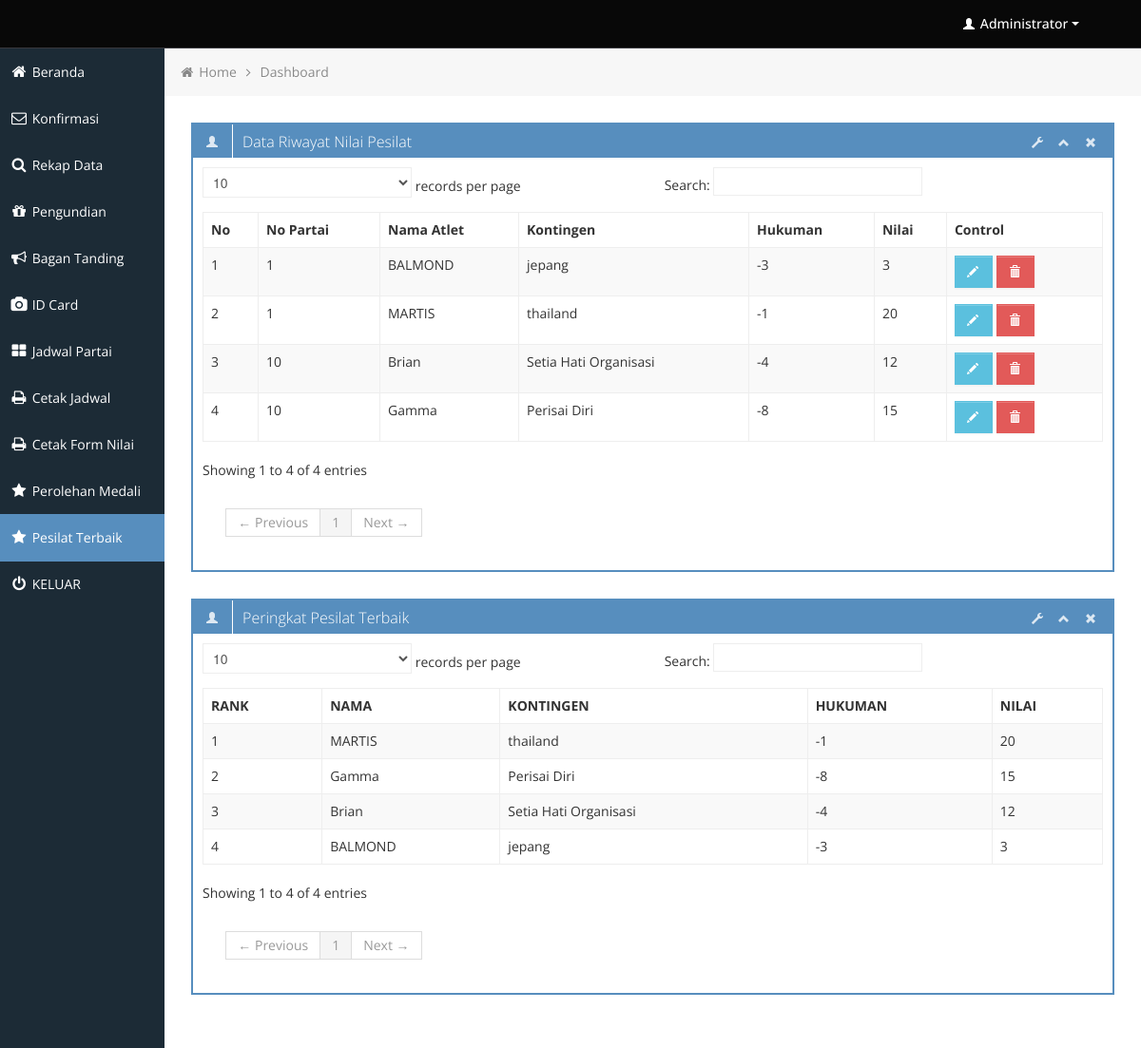
The app's page /backend/mvp.php (signed in) with its own data.
### tables this page shows
CREATE TABLE `nilai_atlet` (
  `id_nilaiatlet` int(11) NOT NULL,
  `no_partai` varchar(5) NOT NULL,
  `nama` varchar(75) NOT NULL,
  `kontingen` varchar(100) NOT NULL,
  `hukuman` varchar(5) NOT NULL DEFAULT '0',
  `nilai` varchar(5) NOT NULL DEFAULT '0'
);

### backend/mvp.php (the view, shortened to what this page needs)
<?php
	include 'includes/connection.php';
	$sqlriwayatnilai = "SELECT * FROM nilai_atlet ORDER BY no_partai ASC";
	$riwayatnilai = mysqli_query($koneksi, "$sqlriwayatnilai");
	$sqlatletmvp = "SELECT nama,kontingen, SUM(hukuman) as total_hukuman, SUM(nilai) as total_nilai from nilai_atlet GROUP BY kontingen,nama ORDER BY SUM(nilai) DESC";
	$datamvp = mysqli_query($koneksi, "$sqlatletmvp");
?>
<div class="row-fluid sortable">
	<div class="box span12">
		<div class="box-header" data-original-title>
			<h2><i class="halflings-icon white user"></i><span class="break"></span>Data Riwayat Nilai Pesilat</h2>
			<div class="box-icon">
				<a href="#" class="btn-setting"><i class="halflings-icon white wrench"></i></a>
				<a href="#" class="btn-minimize"><i class="halflings-icon white chevron-up"></i></a>
				<a href="#" class="btn-close"><i class="halflings-icon white remove"></i></a>
			</div>
		</div>
		<div class="box-content">
			<table class="table table-striped table-bordered bootstrap-datatable datatable">
				<thead>
					<tr>
						<th>No</th>
						<th>No Partai</th>
						<th>Nama Atlet</th>
						<th>Kontingen</th>
						<th>Hukuman</th>
						<th>Nilai</th>
						<th>Control</th>
					</tr>
				</thead>
				<tbody>
					<?php $no=0; while($datanilai = mysqli_fetch_array($riwayatnilai)) { $no++;?>
					<tr>
						<td><?php echo $no; ?></td>
						<td><?php echo $datanilai['no_partai']; ?></td>
						<td><?php echo $datanilai['nama']; ?></td>
						<td><?php echo $datanilai['kontingen']; ?></td>
						<td><?php echo $datanilai['hukuman']; ?></td>
						<td><?php echo $datanilai['nilai']; ?></td>
						<td>
							<a class="btn btn-info" href="edit_nilai_atlet.php?id_nilaiatlet=<?php echo $datanilai['id_nilaiatlet'];?>">
								<i class="halflings-icon white pencil"></i>
							</a>
							<a class="btn btn-danger" onclick="return confirmDel()" href="admin_del_nilaiatlet.php?id_nilaiatlet=<?php echo $datanilai['id_nilaiatlet'];?>">
								<i class="halflings-icon white trash"></i>
							</a>
						</td>
					</tr>
					<?php } ?>
				</tbody>
			</table>
		</div>
	</div>
</div>
<div class="row-fluid sortable">
	<div class="box span12">
		<div class="box-header" data-original-title>
			<h2><i class="halflings-icon white user"></i><span class="break"></span>Peringkat Pesilat Terbaik</h2>
			<div class="box-icon">
				<a href="#" class="btn-setting"><i class="halflings-icon white wrench"></i></a>
				<a href="#" class="btn-minimize"><i class="halflings-icon white chevron-up"></i></a>
				<a href="#" class="btn-close"><i class="halflings-icon white remove"></i></a>
			</div>
		</div>
		<div class="box-content">
			<table class="table table-striped table-bordered bootstrap-datatable datatable">
				<thead>
					<tr>
						<th>RANK</th>
						<th>NAMA</th>
						<th>KONTINGEN</th>
						<th>HUKUMAN</th>
						<th>NILAI</th>
					</tr>
				</thead>
				<tbody>
					<?php $no=0; while($atletmvp = mysqli_fetch_array($datamvp)) { $no++;?>
					<tr>
						<td><?php echo $no; ?></td>
						<td><?php echo $atletmvp['nama']; ?></td>
						<td><?php echo $atletmvp['kontingen']; ?></td>
						<td><?php echo $atletmvp['total_hukuman']; ?></td>
						<td><?php echo $atletmvp['total_nilai']; ?></td>
					</tr>
					<?php } ?>
				</tbody>
			</table>
		</div>
	</div>
</div>

### backend/css/style.css (style rules this page uses)
body { background: #F5F5F5; color: #333; border: none; font-family: 'Open Sans', sans-serif; font-weight: 400; }
a { color: #646464; }
h2 { font-size: 16px; line-height: 16px; }
.box { border: 2px solid #578EBE; background: #fff !important; margin-bottom: 28px; }
.box-header { height: 16px; font-size: 16px; line-height: 16px; padding: 10px; background: #578EBE; -webkit-box-shadow: none; -moz-box-shadow: none; box-shadow: none; overflow: hidden; }
.box-header h2 { float:left; margin-top: 0px; font-weight: 300; }
.box-header .box-icon, .box-header h2 { color:#fff; }
.box-header h2 i { margin: 0px 3px 0px 4px; opacity: .8; filter: alpha(opacity=80); -ms-filter:"progid:DXImageTransform.Microsoft.Alpha(Opacity=80)"; }
.box-header .box-icon { float:right; margin-top: 1px; }
.box-header .box-icon i { -webkit-transition: all 0.1s ease-in-out; -moz-transition: all 0.1s ease-in-out; -o-transition: all 0.1s ease-in-out; -ms-transition: all 0.1s ease-in-out; transition: all 0.1s ease-in-out; opacity: .8; filter: alpha(opacity=80); -ms-filter:"progid:DXImageTransform.Microsoft.Alpha(Opacity=80)"; }
.box-header .box-icon a { margin: 0px 5px; }
.box-content { position: relative; z-index: 50; margin-top: -1px; padding: 10px; background: #fff !important; }
.btn { display: inline-block; padding: 6px 12px; margin-bottom: 0; font-size: 14px; font-weight: 500; line-height: 20px; text-align: center; white-space: nowrap; vertical-align: middle; cursor: pointer; border: 1px solid #a7a9aa; -webkit-border-radius: 0px !important; border-radius: 0px !important; }
.btn i { margin-top: 2px; }
.btn { color: #ffffff; background-color: #a7a9aa; border-color: #a7a9aa; background-image: none; filter: none; text-shadow: none; }
.btn-danger { background-color: #E25A59; border-color: #E25A59; }
.btn-info { background-color: #5bc0de; border-color: #5bc0de; }
.table th, .table td { border-top: 1px solid #eee; }
.table-bordered { border-color: #eee; -webkit-border-radius: 0px !important; -moz-border-radius: 0px !important; border-radius: 0px !important; }
.table-bordered th, .table-bordered td { border-left: 1px solid #eee; }
.table-bordered thead:first-child tr:first-child > th:first-child, .table-bordered tbody:first-child tr:first-child > td:first-child, .table-bordered tbody:first-child tr:first-child > th:first-child { -webkit-border-radius: 0px !important; -moz-border-radius: 0px !important; border-radius: 0px !important; }
.table-bordered thead:first-child tr:first-child > th:last-child, .table-bordered tbody:first-child tr:first-child > td:last-child, .table-bordered tbody:first-child tr:first-child > th:last-child { -webkit-border-radius: 0px !important; -moz-border-radius: 0px !important; border-radius: 0px !important; }
.table-bordered thead:last-child tr:last-child > th:first-child, .table-bordered tbody:last-child tr:last-child > td:first-child, .table-bordered tbody:last-child tr:last-child > th:first-child, .table-bordered tfoot:last-child tr:last-child > td:first-child, .table-bordered tfoot:last-child tr:last-child > th:first-child { -webkit-border-radius: 0px !important; -moz-border-radius: 0px !important; border-radius: 0px !important; }
.table-bordered thead:last-child tr:last-child > th:last-child, .table-bordered tbody:last-child tr:last-child > td:last-child, .table-bordered tbody:last-child tr:last-child > th:last-child, .table-bordered tfoot:last-child tr:last-child > td:last-child, .table-bordered tfoot:last-child tr:last-child > th:last-child { -webkit-border-radius: 0px !important; -moz-border-radius: 0px !important; border-radius: 0px !important; }

### backend/css/halflings.css (style rules this page uses)
html, html .halflings { -webkit-font-smoothing: antialiased !important; }
.halflings-icon { display: inline-block; width: 14px; height: 14px; line-height: 14px; vertical-align: text-top; background-image: url(../img/glyphicons_halflings.svg); background-position: 0 0; background-repeat: no-repeat; vertical-align: top; *display: inline; *zoom: 1; *margin-right: .3em; }
.halflings-icon.white { background-image: url(../img/glyphicons_halflings-white.svg); }
.halflings-icon.user { background-position: -168px 0; }
.halflings-icon.remove { background-position: -312px 0; }
.halflings-icon.trash { background-position: -456px 0; }
.halflings-icon.pencil { background-position: 0 -72px; }
.halflings-icon.chevron-up { background-position: -288px -120px; }
.halflings-icon.wrench { background-position: -360px -144px; }

### records on screen
nilai_atlet: no_partai "1", nama "BALMOND", kontingen "jepang", hukuman "-3", nilai "3"
nilai_atlet: no_partai "1", nama "MARTIS", kontingen "thailand", hukuman "-1", nilai "20"
nilai_atlet: no_partai "10", nama "Brian", kontingen "Setia Hati Organisasi", hukuman "-4", nilai "12"
nilai_atlet: no_partai "10", nama "Gamma", kontingen "Perisai Diri", hukuman "-8", nilai "15"

### other values on screen
$atletmvp['nama'] "MARTIS"
$atletmvp['kontingen'] "thailand"
$atletmvp['total_hukuman'] "-1"
$atletmvp['total_nilai'] "20"
$atletmvp['nama'] "Gamma"
$atletmvp['kontingen'] "Perisai Diri"
$atletmvp['total_hukuman'] "-8"
$atletmvp['total_nilai'] "15"
$atletmvp['nama'] "Brian"
$atletmvp['kontingen'] "Setia Hati Organisasi"
$atletmvp['total_hukuman'] "-4"
$atletmvp['total_nilai'] "12"
$atletmvp['nama'] "BALMOND"
$atletmvp['kontingen'] "jepang"
$atletmvp['total_hukuman'] "-3"
